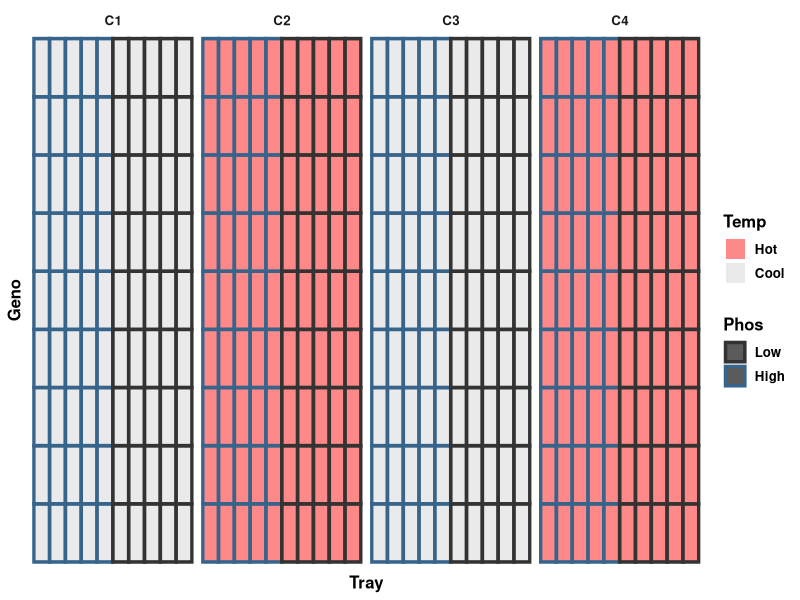
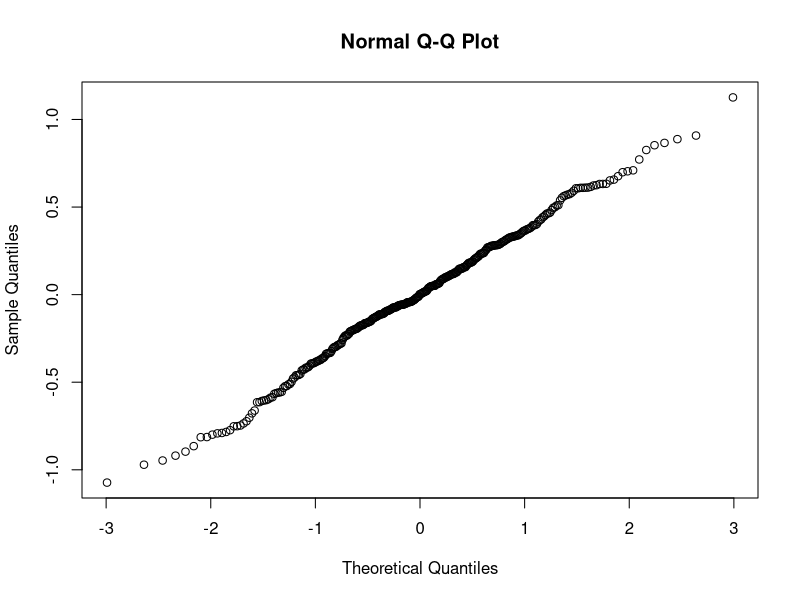
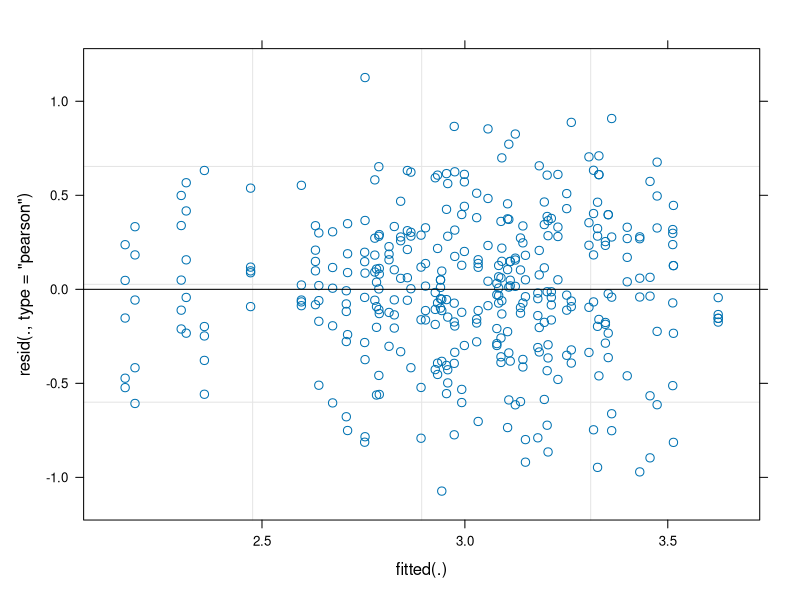

These charts were generated, in order, by the following R code:
## ---- chunk 1
knitr::opts_chunk$set(echo = TRUE)
## ---- chunk 2
library(lme4)
library(lmerTest)  
library(emmeans)  
library(multcomp)
library(multcompView)
library(ggplot2) 
library(tidyr)
library(dplyr)
library(readr)
library(readxl)
library(RColorBrewer)
library(viridis)
## ---- chunk 3
maize_data <- read_csv("../data/Maize_thickness.csv")
head(maize_data)
## ---- chunk 4
maize_data <- maize_data %>% 
  mutate(Tray = factor(Tray, levels = c(
    "T1", "T2", "T3", "T4", "T5", "T6", "T7", "T8", "T9", "T10"
  )))
 
maize_data %>% 
  ggplot(aes(x = Tray, y = Geno)) +
  facet_grid(. ~ Chamber) +
  geom_tile(aes(color = Phos, fill = Temp), size = 1.2, alpha = 0.8) +
  scale_color_manual(values = c("grey20", "steelblue4"), limits = c("Low", "High")) +
  scale_fill_manual(values = c("indianred1", "grey90"), limits = c("Hot", "Cool")) +
  theme_minimal() +
  theme(panel.grid = element_blank(),
        text = element_text(color = "black", size = 12, face = "bold"),  
        axis.text = element_blank()
        ) 
## ---- chunk 5

## ---- chunk 6
maize_data <- maize_data %>% 
  mutate(Tray.ID = paste(Chamber, Tray))

head(maize_data)
## ---- chunk 7
model_maize <- lmer(thickness ~ Temp * Phos * Geno + (1|Chamber) + (1|Tray.ID), data = maize_data)
## ---- chunk 8
qqnorm(resid(model_maize))
## ---- chunk 9
plot(model_maize)
## ---- chunk 10
anova(model_maize)
## ---- chunk 11
estimate_maize <- emmeans(model_maize, pairwise ~ Geno | Phos | Temp)
cld(estimate_maize$emmeans, Letter = letters)
## ---- chunk 12
oats_data <- read_csv("../data/Oats.csv")
head(oats_data)
## ---- chunk 13

## ---- chunk 14

## ---- chunk 15

## ---- chunk 16
